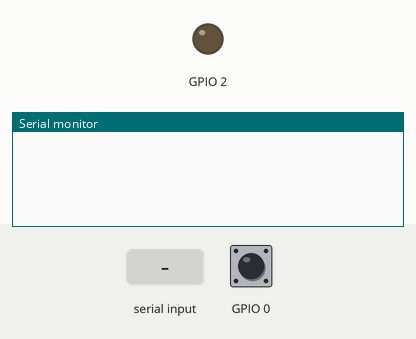
A sketch run on a simulated ESP32. Shown: output pins drawn as LEDs (lit = HIGH), the last lines printed to the serial monitor. The inputs (shaded band) are chosen by the test bench; at power-on: GPIO 0 HIGH. The modem accepts every AT command (registered, SIM ready, sends succeed) and sends nothing else.

Above: at 1.2 s.
1.3 s: GPIO 0 pulled LOW for 0.15 s
At 4.1 s:
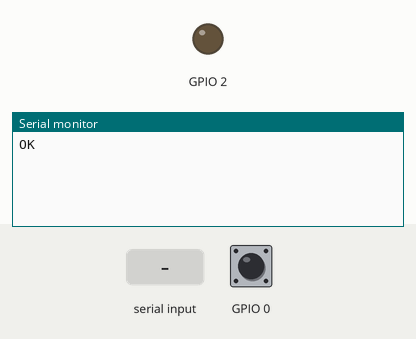
4.4 s: "1" received over the second serial link
At 6.3 s:
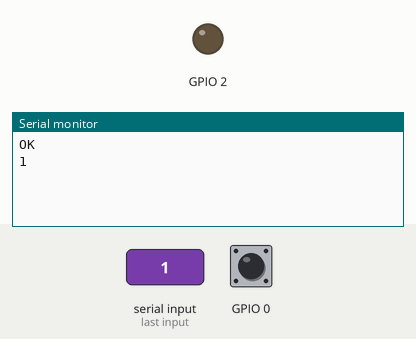

The sketch:

LoRa_ESP32.ino
```cpp
#define RXD2 16
#define TXD2 17

//Set the ADDRESS ID of Lora module
#define CH_ID 2

String Message = "Hello from ESP32";

void setup() {
  Serial.begin(115200);
  Serial1.begin(9600, SERIAL_8N1, RXD2, TXD2);
  pinMode(0, INPUT_PULLUP);
  pinMode(2, OUTPUT);
}

void loop() {
  if (Serial.available())
    Serial1.write(Serial.read());

  if (Serial1.available()) {
    String incomming = Serial1.readString();
    if (incomming.length() <= 10)   // Show only OK and error messages
      Serial.println(incomming);
    else {
      String channel_ID = incomming.substring(incomming.indexOf('=') + 1, incomming.indexOf(','));
      Serial.println("Channel ID : " + channel_ID);

      String str = incomming.substring(incomming.indexOf(',') + 1);

      String msgLength = str.substring(0, str.indexOf(','));
      Serial.println("Message Length : " + msgLength);

      String str2 = str.substring(str.indexOf(',') + 1);

      String message = str2.substring(0, str2.indexOf(','));
      Serial.println("Message : " + message);

      digitalWrite(2, HIGH);
      delay(2000);
      digitalWrite(2, LOW);
    }
  }

  // When the button is pressed send the message to other module
  if (digitalRead(0) == LOW) {
    delay(1000);
    String myString = "AT+SEND=" + String(CH_ID) + "," + String(Message.length()) + "," + Message + "\r\n";
    char* buf = (char*) malloc(sizeof(char) * myString.length() + 1);
    myString.toCharArray(buf, myString.length() + 1);
    Serial1.write(buf);
    free(buf);
  }
}
```

Measured:
- after the input at 1.3 s, the serial monitor: prints a new line after 2.0 s (image 1)
- after the input at 4.4 s, the serial monitor: prints a new line after 1.0 s (image 2)
